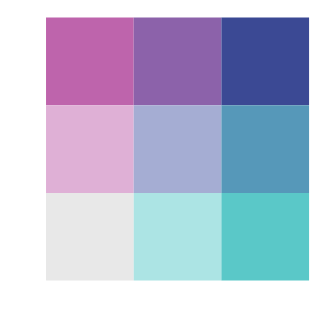

Write the Vega-Lite specification saved for this chart.
### Vega-Lite specification from a JSON file in a GitHub repository (floating-point values rounded to 4 significant figures)
{"$schema": "https://vega.github.io/schema/vega-lite/v5.json", "data": {"values": [{"Social Mobility Score →": "A", "Gini Coefficient →": "A", "color": "3", "Classification": "High Social Mobility, High Equality"}, {"Social Mobility Score →": "A", "Gini Coefficient →": "B", "color": "6", "Classification": "High Social Mobility, Average Equality"}, {"Social Mobility Score →": "A", "Gini Coefficient →": "C", "color": "9", "Classification": "High Social Mobility, Low Equality"}, {"Social Mobility Score →": "B", "Gini Coefficient →": "A", "color": "2", "Classification": "Average Social Mobility, High Equality"}, {"Social Mobility Score →": "B", "Gini Coefficient →": "B", "color": "5", "Classification": "Average Social Mobility, Average Equality"}, {"Social Mobility Score →": "B", "Gini Coefficient →": "C", "color": "8", "Classification": "Average Social Mobility, Low Equality"}, {"Social Mobility Score →": "C", "Gini Coefficient →": "A", "color": "1", "Classification": "Poor Social Mobility, High Equality"}, {"Social Mobility Score →": "C", "Gini Coefficient →": "B", "color": "4", "Classification": "Poor Social Mobility, Average Equality"}, {"Social Mobility Score →": "C", "Gini Coefficient →": "C", "color": "7", "Classification": "Poor Social Mobility, Low Equality"}]}, "mark": {"type": "rect"}, "config": {"background": "transparent", "view": {"stroke": "transparent"}}, "height": 120, "width": 120, "encoding": {"y": {"field": "Social Mobility Score →", "type": "nominal", "axis": {"domainColor": "transparent", "labels": false, "ticks": false, "titleColor": "white"}}, "x": {"field": "Gini Coefficient →", "type": "nominal", "axis": {"domainColor": "transparent", "labels": false, "ticks": false, "titleColor": "white"}}, "color": {"legend": null, "type": "nominal", "field": "color", "scale": {"range": ["#e8e8e8", "#dfb0d6", "#be64ac", "#ace4e4", "#a5add3", "#8c62aa", "#5ac8c8", "#5698b9", "#3b4994"]}}, "tooltip": [{"field": "Classification", "type": "nominal", "title": "Interpretation"}]}}
